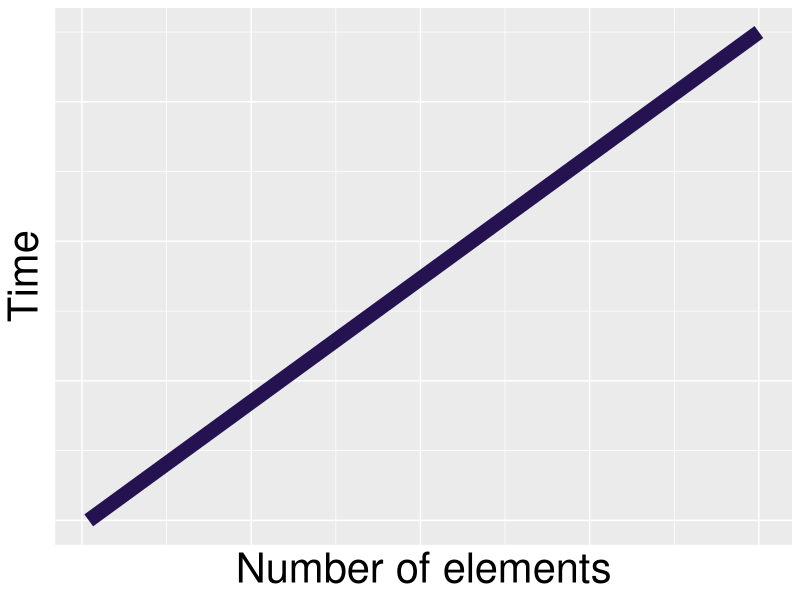
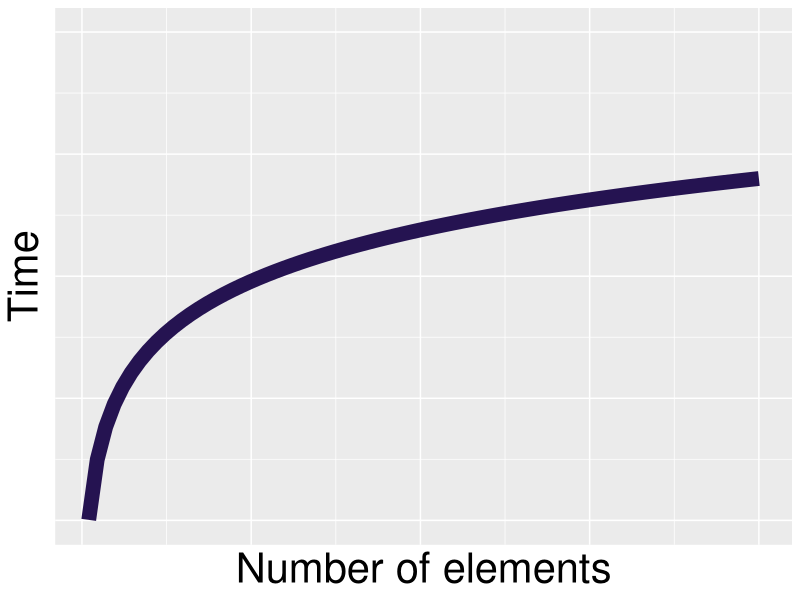
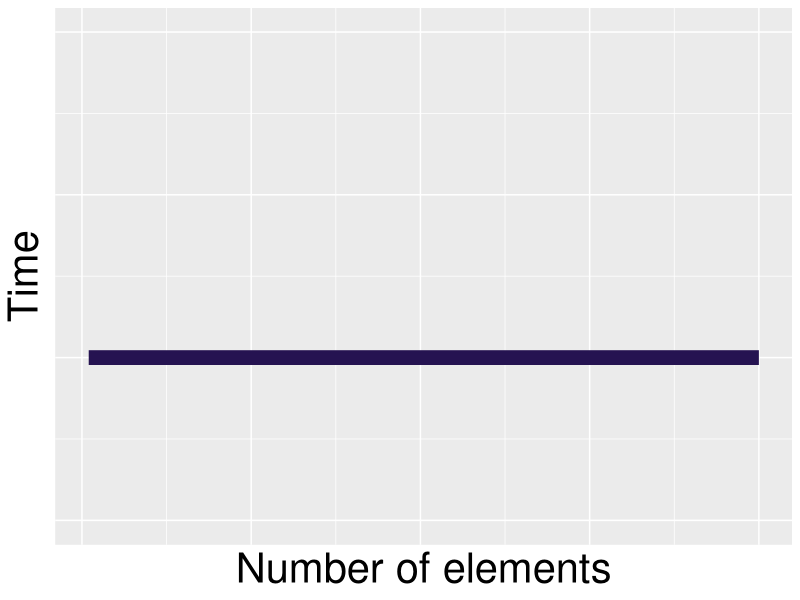

Here is the R script that generated these plots, in order:
library(ggplot2)

options(scipen = 999)

linear <- read.csv("data/linear.csv")
binary <- read.csv("data/binary.csv")
hash <- read.csv("data/hash.csv")

draw_graph <- function(y_limit, samp_data, exp_formula) {
    return(
        ggplot() +
            coord_cartesian(ylim = y_limit) +
            labs(
                y = "Time",
                x = "Number of elements",
            ) +
            stat_smooth(
                data = samp_data,
                mapping = aes(x, y),
                method = "lm",
                formula = exp_formula,
                color = "#251351",
                linetype = "solid",
                size = 5,
                se = FALSE
            ) +
            theme(
                text = element_text(size = 30),
                axis.text.x = element_blank(),
                axis.text.y = element_blank(),
                axis.ticks = element_blank()
            )
    )
}

ggsave(
    "outputs/o_n.png",
    plot = draw_graph(
        c(1, 350000),
        data.frame(x = c(1, 100), y = c(1, 350000)),
        y ~ x
    )
)

ggsave(
    "outputs/o_logn.png",
    plot = draw_graph(
        c(0, 1000),
        data.frame(x = c(1, 100), y = c(1, 700)),
        y ~ log(x)
    )
)

ggsave(
    "outputs/o_c.png",
    plot = draw_graph(
        c(0, 300),
        data.frame(x = c(1, 100), y = c(100, 100)),
        y ~ x
    )
)
